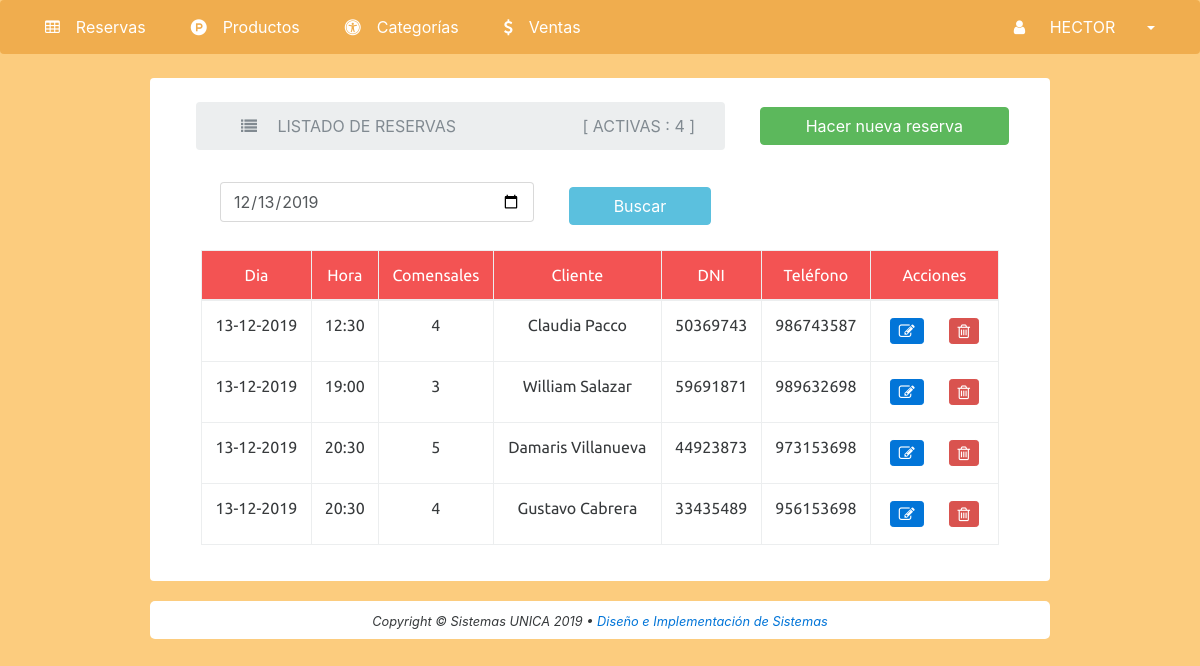
/index (signed in), run on the app's committed database.
### tables this page shows
CREATE TABLE IF NOT EXISTS `reservas` (
  `idreserva` int(11) NOT NULL AUTO_INCREMENT,
  `diallegada` date NOT NULL,
  `horallegada` time NOT NULL,
  `cantidadpersonas` varchar(150) NOT NULL,
  `nombrecliente` varchar(150) NOT NULL,
  `dni` int(8) NOT NULL DEFAULT '0',
  `telefono` varchar(150) NOT NULL,
  PRIMARY KEY (`idreserva`)
);

### Model/conexion.php (called while the page is built)
<?php
class Conexion
{
	public static function conectar()
	{
		try {
			$conexion = new PDO('mysql:host=localhost;dbname=restaurant', 'root', '');
			$conexion->exec('SET CHARACTER SET utf8');
			$conexion->setAttribute(PDO::ATTR_ERRMODE, PDO::ERRMODE_EXCEPTION);
			return $conexion;
		} catch (Exception $e) {
			echo "ERROR DE CONEXION" . $e->getMessage . $e->getLine;
		}
	}
}

### Model/reservasModel/reservasModel.php (called while the page is built, shortened)
<?php
require_once 'Model/conexion.php';
class Datos
{
   public static function getReservasModel($tabla)
   {
      $sql = Conexion::conectar()->prepare("SELECT *  FROM $tabla  ORDER BY diallegada, horallegada");
      $sql->execute();
      return $sql->fetchAll();
   }
}

### index.php (called while the page is built, shortened)
<?php session_start();
if (!isset($_SESSION['nombreusuario'])) {
	header('location:Views/login/login.php');
} else {
	require_once 'Model/reservasModel/reservasModel.php';
	require_once 'Controller/reservasController/reservasController.php';
	$index = new MvcController();
	$index->plantilla();
}

### Controller/reservasController/reservasController.php (the view, shortened to what this page needs)
<?php
class MvcController
{
	public function plantilla()
	{
		include 'Views/template.php';
	}
	public function enlacesPaginasController()
	{
		if (isset($_GET["action"])) {
			$enlacesController = $_GET["action"];
		} else {
			$enlacesController = "index";
		}
		$respuesta = Paginas::enlacesPaginasModel($enlacesController);
		require $respuesta;
	}
	public function getReservasController()
	{
		$hoy = date('Y-m-d');
		$respuesta = Datos::getReservasModel('reservas');
		foreach ($respuesta as $row) {
			if ($hoy <= $row['diallegada']) {
				echo '<tr>
				<td align="center">' . date("d-m-Y", strtotime($row["diallegada"])) . '</td>
				  <td align="center">' . date("H:i", strtotime($row["horallegada"])) . '</td>
				  <td align="center"> ' . $row["cantidadpersonas"] . '</td>
					<td align="center"> ' . $row["nombrecliente"] . '</a></td>
					<td align="center">' . $row["dni"] . '</td>
					<td align="center">' . $row["telefono"] . '</td>
					<td align="center"><a href="index.php?action=editarReservas&idreserva=' . $row["idreserva"] . '"<i class="fa fa-edit btn btn-primary btn-sm"></i></a>&nbsp;&nbsp;&nbsp;
					    <a href="index.php?action=reservas&idBorrar=' . $row["idreserva"] . '"<i class="fa fa-trash-o btn btn-danger btn-sm"></i></a>
					</td>
				    </tr>';
			}
		}
	}
	public function totalReservasController()
	{
		$respuesta = Datos::totalReservasModel('reservas');
		$abc = 0;
		foreach ($respuesta as $key) {
			$abc += 1;
		}
		echo $abc;
	}
}

### assets/css/estilos.css (style rules this page uses)
* { padding: 0; margin: 0; -webkit-box-sizing: border-box; -moz-box-sizing: border-box; box-sizing: border-box; }
body { background-color: #fbaf35a2; }
td { font-family: "Ubuntu", sans-serif; }
.btn { margin: 5px; }

### data on the page
reservas: diallegada "13-12-2019", horallegada "12:30", cantidadpersonas "4", nombrecliente "Claudia Pacco", dni "50369743", telefono "986743587"
reservas: diallegada "13-12-2019", horallegada "19:00", cantidadpersonas "3", nombrecliente "William Salazar", dni "59691871", telefono "989632698"
reservas: diallegada "13-12-2019", horallegada "20:30", cantidadpersonas "5", nombrecliente "Damaris Villanueva", dni "44923873", telefono "973153698"
reservas: diallegada "13-12-2019", horallegada "20:30", cantidadpersonas "4", nombrecliente "Gustavo Cabrera", dni "33435489", telefono "956153698"

### other printed values
$_SESSION['nombreusuario'] "HECTOR"
$abc "4"
